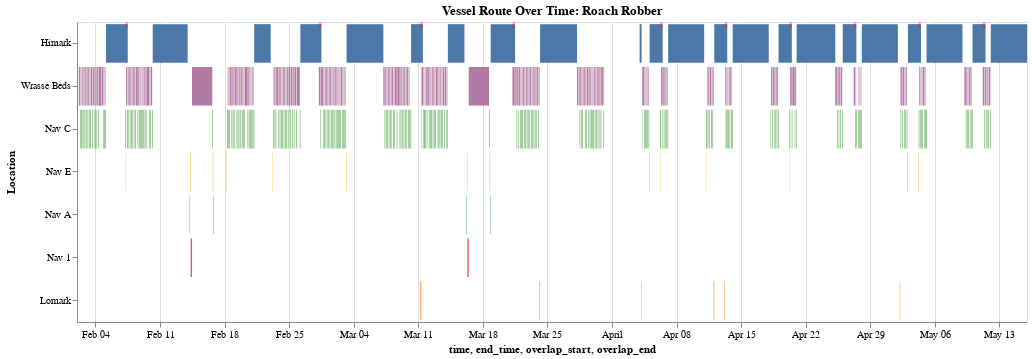

Here is the notebook cell this chart was saved with:
### Code cell
# Prepare vessel data
vessel_id = 'roachrobberdb6'
vessel_data_sorted, location_to_y = prepare_vessel_data(sorted_pings, vessel_id)

# Static visualization
plot_vessel_timeline_static(vessel_data_sorted, location_to_y, harbor_palette)

# Interactive visualization
chart = plot_vessel_timeline_interactive(vessel_data_sorted, location_to_y)
chart.display()

### Figure 1 — Vega-Lite specification as saved in the notebook (floating-point values rounded to 4 significant figures; data arrays with more than 128 entries replaced by an {"elided": "..."} marker saying what was removed)
{"config": {"view": {"continuousWidth": 300, "continuousHeight": 300}}, "layer": [{"data": {"name": "data-e81f7306d181da005c0760cdb9bf4625"}, "mark": {"type": "bar"}, "encoding": {"color": {"field": "source", "legend": null, "type": "nominal"}, "tooltip": [{"field": "source", "type": "nominal"}, {"field": "time", "type": "temporal"}, {"field": "end_time", "type": "temporal"}, {"field": "dwell_hours", "type": "quantitative"}], "x": {"field": "time", "type": "temporal"}, "x2": {"field": "end_time"}, "y": {"field": "source", "sort": ["Himark", "Wrasse Beds", "Nav C", "Nav E", "Nav A", "Nav 1", "Lomark"], "title": "Location", "type": "nominal"}}, "name": "view_3"}, {"data": {"name": "data-0e7265da6c616b19f0992384c953d99d"}, "mark": {"type": "bar", "color": "red", "opacity": 0.3}, "encoding": {"x": {"field": "overlap_start", "type": "temporal"}, "x2": {"field": "overlap_end"}, "y": {"value": 0}, "y2": {"value": 6}}}], "height": 300, "params": [{"name": "param_9", "select": {"type": "interval", "encodings": ["x", "y"]}, "bind": "scales", "views": ["view_3"]}], "title": "Vessel Route Over Time: Roach Robber", "width": 950, "$schema": "https://vega.github.io/schema/vega-lite/v5.20.1.json", "datasets": {"data-e81f7306d181da005c0760cdb9bf4625": {"elided": "500 records"}, "data-0e7265da6c616b19f0992384c953d99d": {"elided": "241 records"}}}
